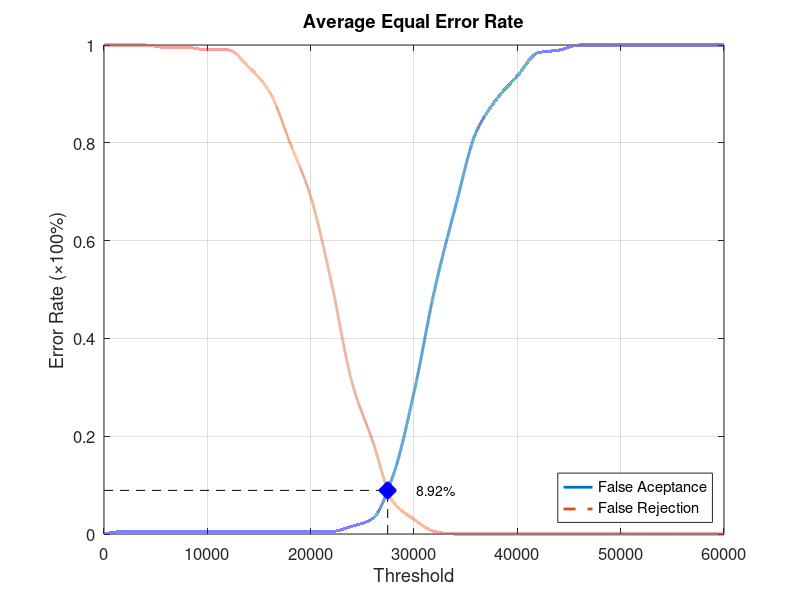
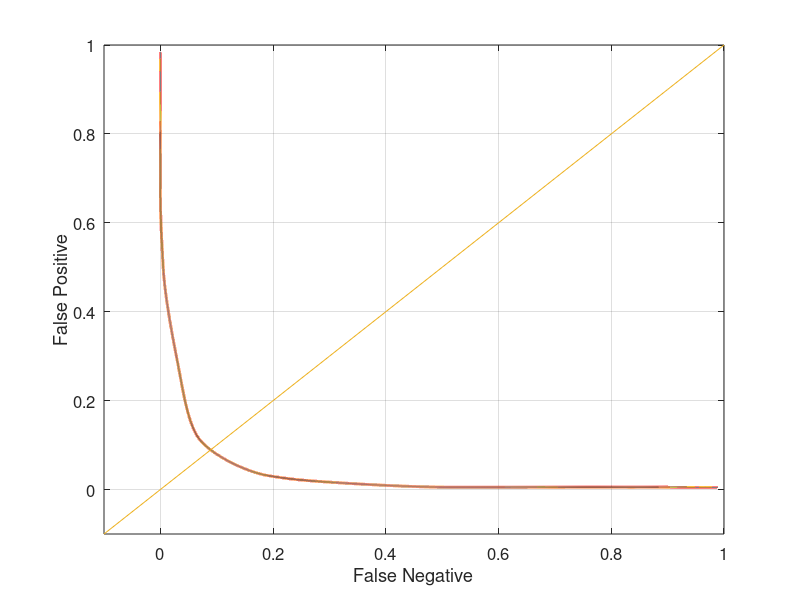

Here is the MATLAB script that generated these plots, in order:
function yEER = Database5_3
close all;
clear;
clc;
x = 0:2000:60000;
xq = 0:0.5:60000;

y0 = [0 0.00526316 0.00526316 0.00526316 0.00526316 0.00526316 0.00526316 0.00526316 0.00526316 0.00526316 0.00526316 0.00526316 0.0157895 0.0315789 0.121053 0.289474 0.5 0.668421 0.821053 0.889474 0.936842 0.984211 0.989474 1 1 1 1 1 1 1 1];
yy0 = interp1(x, y0, xq, 'pchip');
y1 = [1 1 1 0.995 0.995 0.99 0.99 0.955 0.905 0.8 0.69 0.515 0.31 0.19 0.065 0.03 0.005 0 0 0 0 0 0 0 0 0 0 0 0 0 0];
yy1 = interp1(x, y1, xq, 'pchip');

% Calculating EER: 
y2 = abs(y0 - y1);
find(y2 == min(y2))
yy2 = abs(yy0 - yy1);
xEER = find(yy2 == min(yy2));
xEERIndex = xq(xEER) % X-axis EER
yEER = yy0(xEER) % Y-axis EER

main = figure
plot(xq, yy0,'-','LineWidth', 2);	hold on
plot(xq, yy1,'--','LineWidth', 2);	hold on
plot([xEERIndex xEERIndex], [0 yEER], 'k--');	hold on
plot([0 xEERIndex], [yEER yEER], 'k--');	hold on
plot(xEERIndex, yEER, 'bx', 'LineWidth', 10);	hold on
text(xEERIndex + 10 * xEERIndex / 100, yEER, [num2str(round((10000 * yEER)) / 100) '%'])
legend('False Aceptance', 'False Rejection', 'Location', 'SouthEast')
xlabel('Threshold')
ylabel('Error Rate (\times100%)')
title('Average Equal Error Rate')
set(gca, 'FontSize', 12)
axis([0 60000 0 1])
grid on

print(main, 'Database5_3Main', '-dpng');
FNRxFPR = figure('Color', [1 1 1]);
plot(yy1, yy0, '-', yy1, yy0, 'LineWidth', 2);
hold on
y = -0.1:0.1:1
plot(y, y); 
set(gca, 'FontSize', 12)
xlabel('False Negative')
ylabel('False Positive')
axis([-0.1 1 -0.1 1])
set(gca, 'FontSize', 12)
grid on

print(FNRxFPR, 'Database5_3FNRxFPR','-dpng');
end
